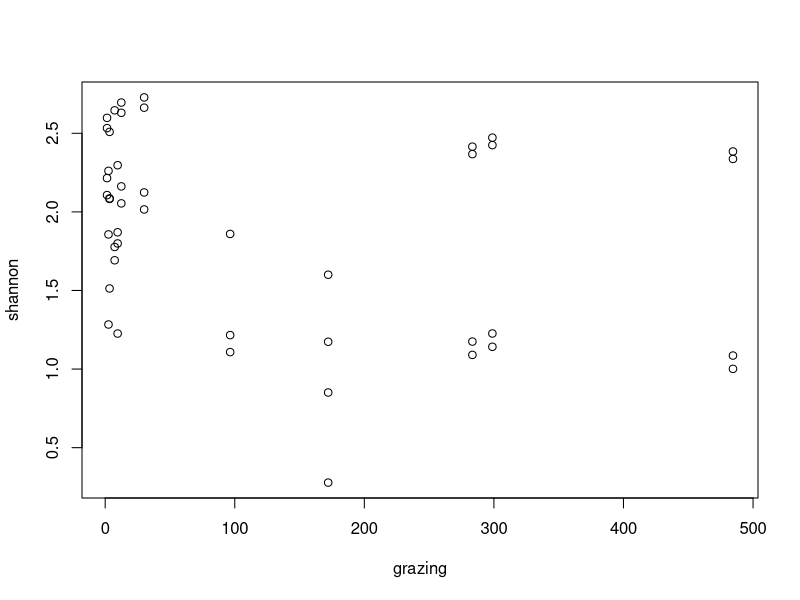
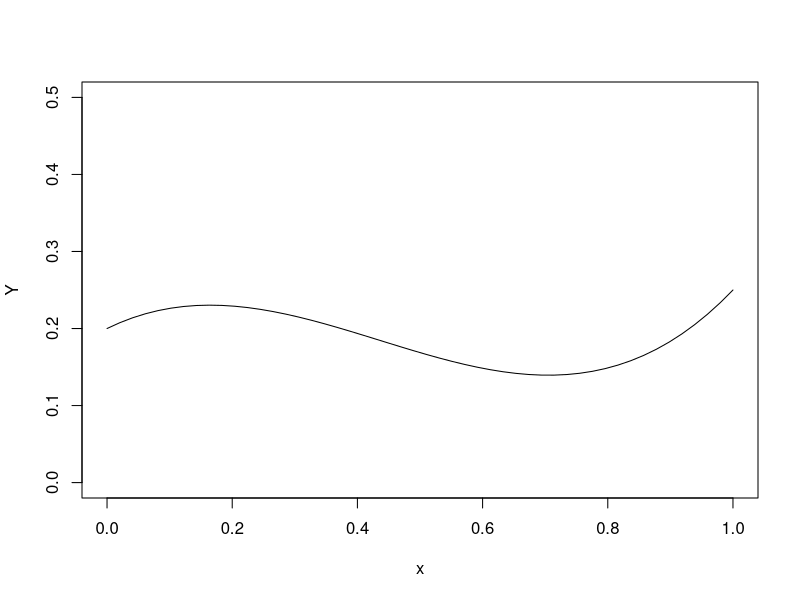
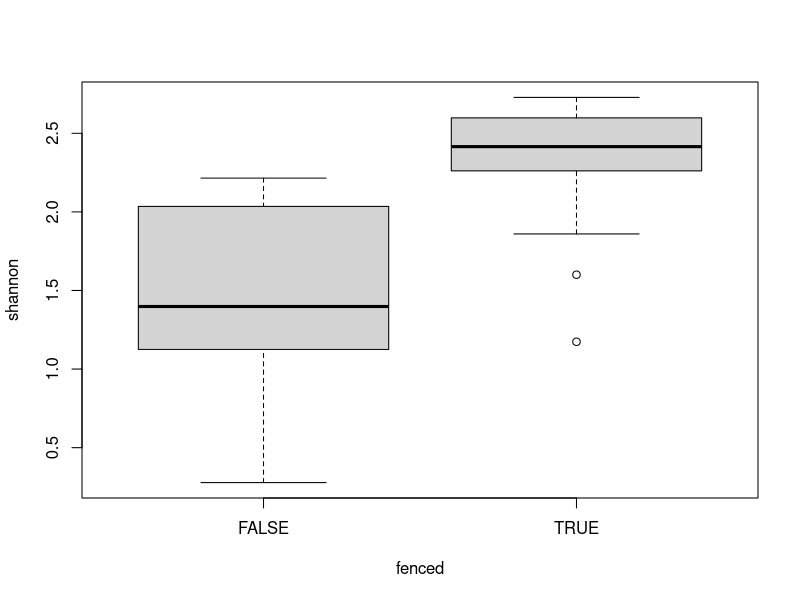
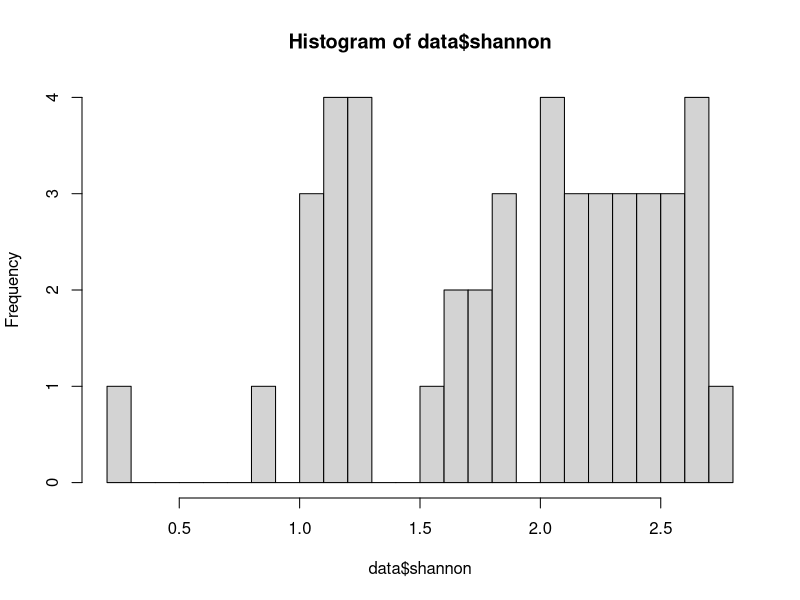
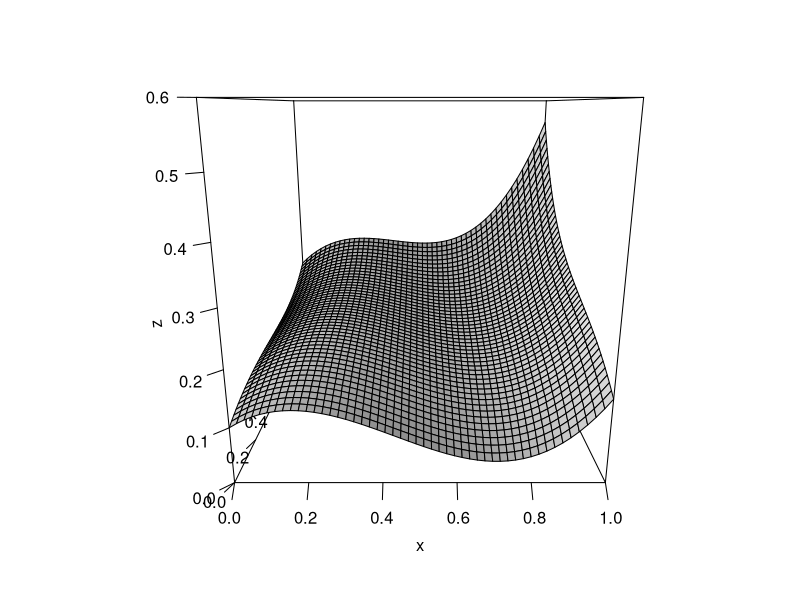
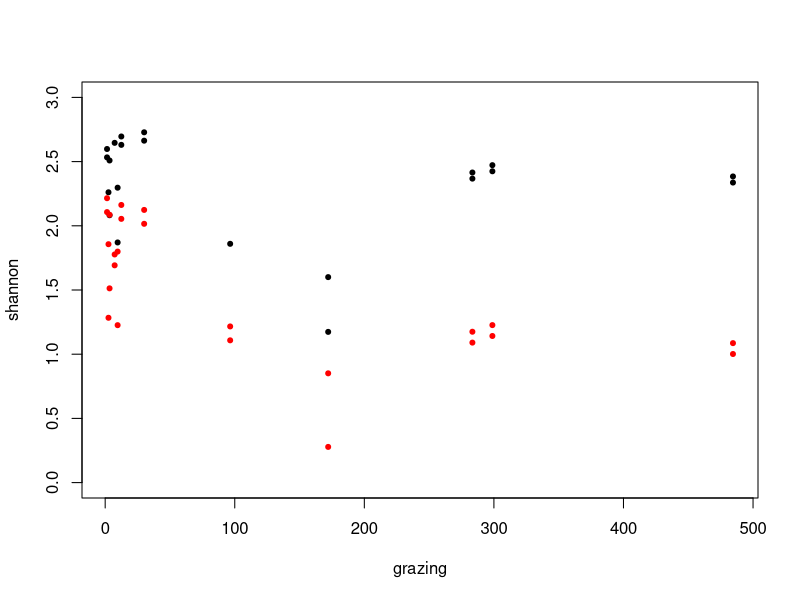
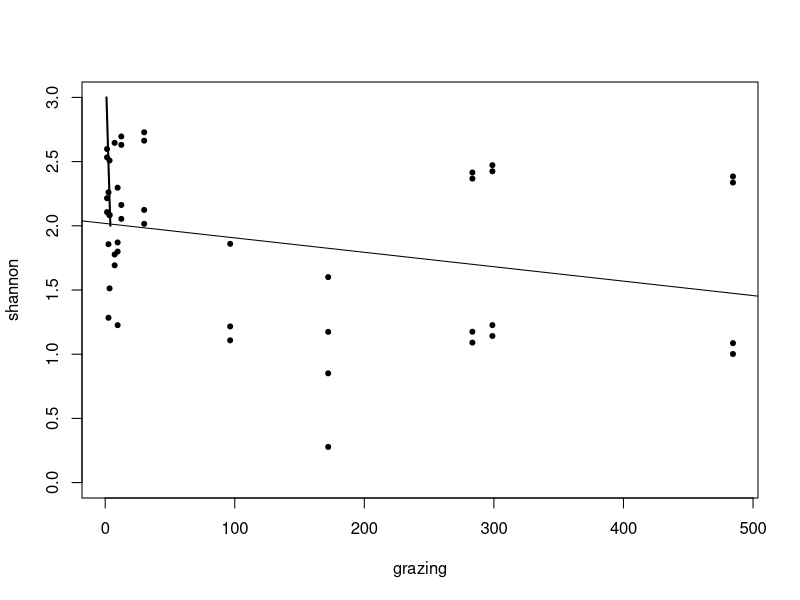
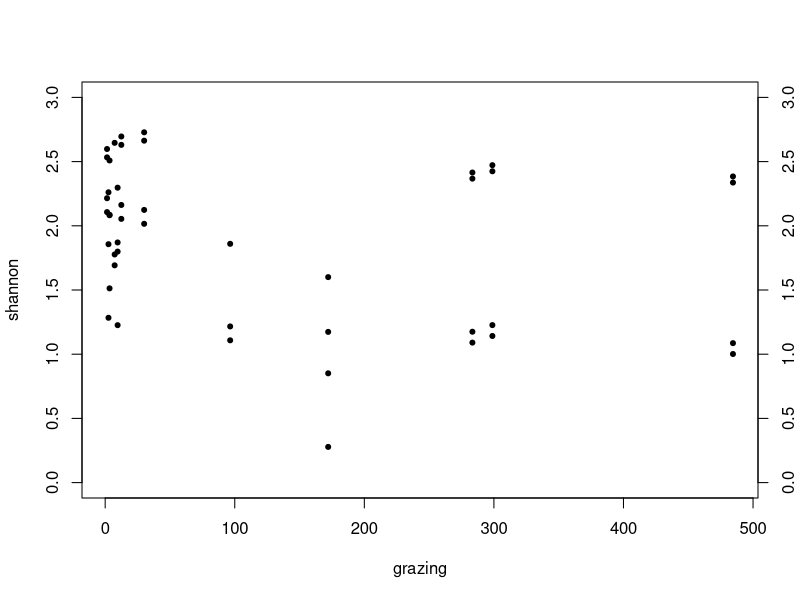

These figures' R source, in order:
## ---- chunk 1
add_one_to <- function(x) {
       x+1
}

a <- c(0.23,0.53,0.42,0.75,0.26)
add_one_to(a)
## ---- chunk 2
rawdata <- read.table("rawdata.csv", header = TRUE, sep = ",", dec = ".") 
rawdata <- read.csv2("rawdata.csv", sep = ",", dec = "." )
rawdata <- read.csv("rawdata.csv")  
## ---- chunk 3
rawdata <- read.csv("rawdata.csv")  
plots <- read.csv("plots.csv")  
## ---- chunk 4
1:10 > 6
f <- as.factor(c("A", "A", "B", "C", "A", "B", "B", "C", "C"))
f == "A"
6 %in% 1:5 
c("SCH", "HAI", "ALB") %in% c("HAI") 
## ---- chunk 5
d <- data.frame(x = f, y = c(1,1,1.4,1.2,1.3,1.2,1.4,1.2,1.1))
d[d$x == "C",]
d[d$y >= 1.3,]
## ---- chunk 6
subset(d, x == "C")
subset(d, y >= 1.3)
## ---- chunk 7
f[f == "A"]
f[f == "A", drop = TRUE]
## ---- chunk 8
data <- subset(rawdata, notes == "")
plots2013 <- subset(plots, year == "2013")
data <- merge(data, plots2013, by.x = "plot", by.y = "plot")
write.csv(data, "data.csv")
save(data, data, file = "data.Rd")
## ---- chunk 9
model <- lm(shannon ~ grazing * fenced, data = data )
anova(model)
## ---- chunk 10
plot(shannon ~ grazing, data = data)
## ---- chunk 11
x <- seq(0,1,length = 50)
y <-  0.2 + 0.4*x - 1.5*x^2 + 1.15*x^3
## ---- chunk 12
plot(x, y, type = "l", ylab = "Y", xlab = "x",  ylim = c(0,0.5))
## ---- chunk 13
boxplot(shannon ~ fenced, data = data)
## ---- chunk 14
hist(data$shannon, breaks = 24)
## ---- chunk 15
y <- x
dd <- expand.grid(data.frame(x,y))
dd$z <- with(dd, 0.1 + 0.4*x - 1.5*x^2 + 1.15*x^3 + 0.2*y - 0.4*y^2 + 0.3*y^3 + 0.2*x*y - 0.23 *x^2*y^2 + 0.33 *x^3*y^3)
z <-  matrix(dd$z, nrow = 50, byrow = FALSE)
## ---- chunk 16
persp(x,y,z, ticktype = "detailed", zlim = c(0,0.6), shade = 0.4) 
## ---- chunk 17
plot(shannon ~ grazing, ylim = c(0,3), 
     data = subset(data, fenced == TRUE), pch = 20 )
points(shannon ~ grazing, data = subset(data, fenced == FALSE), 
      pch = 20, col = "red")
## ---- chunk 18
plot(shannon ~ grazing, ylim = c(0,3), data = data, pch = 20 )
model <- lm(shannon ~ grazing, data = data )
abline(model)
lines(c(1,4), c(3,2), lwd  = 2)
## ---- chunk 19
plot(shannon ~ grazing, ylim = c(0,3), data = data, pch = 20 )
axis(4)
## ---- chunk 20
plot(shannon ~ grazing, ylim = c(0,3), data = data, 
     pch = 20, col =c("black", "red")[fenced+1] )
legend(3.5,3, c("open", "exclosure"), pch = c(20), 
       col = c("black", "red"))
## ---- chunk 21
par(mfrow = c(1,1), oma = c(0,0,0,0),mar = c(0,0,0,0), bg = "grey70")
plot(1,1, bty = "o", type = "n", xaxt = "n", yaxt = "n", bty = "o", fg = "grey50")

par(oma = c(2,2,1,1),mar = c(0,0,0,0), new = TRUE)
plot(1,1, bty = "n", type = "n", xaxt = "n", yaxt = "n", bty = "o", fg = "grey50")
#abline(v = 1, col = "grey50")

par(mar = c(5,4,3,3)+0.1, new = TRUE)
plot(1, 1, bty = "n", type = "n", xaxt = "s", yaxt = "s", xlab = "x", ylab = "y")
rect(0,0,2,2, col = "white")
box(col = "black", bty = "o")

## ---- chunk 22
par(mfrow = c(2,2), bg = "grey70")

plot(1, 1, bty = "n", type = "n", xaxt = "s", yaxt = "s", xlab = "x", ylab = "y")
rect(0,0,2,2, col = "white")
box(col = "black", bty = "o")
plot(1, 1, bty = "n", type = "n", xaxt = "s", yaxt = "s", xlab = "x", ylab = "y")
rect(0,0,2,2, col = "white")
box(col = "black", bty = "o")
plot(1, 1, bty = "n", type = "n", xaxt = "s", yaxt = "s", xlab = "x", ylab = "y")
rect(0,0,2,2, col = "white")
box(col = "black", bty = "o")
plot(1, 1, bty = "n", type = "n", xaxt = "s", yaxt = "s", xlab = "x", ylab = "y")
rect(0,0,2,2, col = "white")
box(col = "black", bty = "o")

## ---- chunk 23
plot(shannon ~ grazing, data = data, 
     pch = c(18,20)[fenced+1],  
     col = c( "black", "red")[fenced+1]
     )
## ---- chunk 24
pchShow <-
  function(extras = c("*",".", "o","O","0","+","-","|","%","#"),
           cex = 3, ## good for both .Device=="postscript" and "x11"
           col = "red3", bg = "gold", coltext = "brown", cextext = 1.2,
           main = paste("plot symbols :  points (...  pch = *, cex =",
                        cex,")"))
  {
    nex <- length(extras)
    np  <- 26 + nex
    ipch <- 0:(np-1)
    k <- floor(sqrt(np))
    dd <- c(-1,1)/2
    rx <- dd + range(ix <- ipch %/% k)
    ry <- dd + range(iy <- 3 + (k-1)- ipch %% k)
    pch <- as.list(ipch) # list with integers & strings
    if(nex > 0) pch[26+ 1:nex] <- as.list(extras)
    plot(rx, ry, type = "n", axes  =  FALSE, xlab = "", ylab = "", main = main)
    abline(v = ix, h = iy, col = "lightgray", lty = "dotted")
    for(i in 1:np) {
      pc <- pch[[i]]
      ## 'col' symbols with a 'bg'-colored interior (where available) :
      points(ix[i], iy[i], pch = pc, col = col, bg = bg, cex = cex)
      if(cextext > 0)
          text(ix[i] - 0.3, iy[i], pc, col = coltext, cex = cextext)
    }
  }

pchShow()
## ---- chunk 25
model <- lm(shannon ~ grazing * fenced, data = data)
grazing_new <- seq(0, 500, length = 50)
shannon_pred <- predict(model, 
                    newdata = list(
                      grazing = grazing_new, 
                      fenced = rep(FALSE, 50)
                      ), se.fit = TRUE
                    )
## ---- chunk 26
plot(shannon ~ grazing, data = data, pch = 20)
lines(grazing_new, shannon_pred$fit)

## ---- chunk 27
plot(shannon ~ grazing, data = data, pch = 20)
lines(grazing_new, shannon_pred$fit)
lines(grazing_new, shannon_pred$fit + shannon_pred$se.fit, lty = 3)
lines(grazing_new, shannon_pred$fit - shannon_pred$se.fit, lty = 3)
## ---- chunk 28
shannon_pred_0 <- predict(model, 
                    newdata = list(
                      grazing = grazing_new, 
                      fenced = rep(TRUE, 50)
                      ), se.fit = TRUE
                    )
## ---- chunk 29
boxplot(shannon ~ fenced, data = data, ylim = c(0,3) )
## ---- chunk 30
boxplot(shannon ~ fenced, data = data, ylim = c(0,3),
        pars = list(boxwex = 0.4, staplewex = 0, 
                    whiskwex = 0, whisklty = 1))
## ---- chunk 31
par(mfrow = c(2,3))
layout.show(n = 6)
## ---- chunk 32
m <- matrix(c(1,1,1,2,3,6,4,5,6), byrow = TRUE, ncol = 3)
m
## ---- chunk 33
layout(m)
layout.show(n = 6)
## ---- chunk 34
layout(m , height = c(1,2,2), width = c(2,2,1))
layout.show(n = 6)
## ---- chunk 35
m <- matrix(rep(0, 36), byrow = TRUE, ncol = 6)
m[1:5,1:5] <- 1
m[6,1:2] <- 2
m[6,3:4] <- 3
m[6,5:6] <- 4
m[1:2,4:5] <- 5
m[1:3,6] <- 6
m
## ---- chunk 36
layout(m , height = c(1,1,1,1,1,3), width = c(1,2,1,2,1,2))
layout.show(n = 6)
## ---- chunk 37
layout(m , height = c(1,1,1,1,1,3), width = c(1,2,1,2,1,2))

par(mar = c(4,4,1,3))
plot(shannon ~ grazing, data = data, ylim = c(0,3), cex = 2)
mtext("a)", adj = 0, line = -1.5)
par(mar = c(5,4,1,1))
boxplot(shannon ~ I(grazing > 0), data = data)
mtext("b)", adj = 0, line = -1.5)
boxplot(shannon ~ I(fertilization > 30), data = data)
mtext("c)", adj = 0, line = -1.5)
boxplot(shannon ~ I(mowing > 0), data = data)
mtext("d)", adj = 0, line = -1.5)

par(mar = c(4,4,2,4))
hist(data$shannon, main = NA, col = "black", breaks = seq(0,3,0.1), xlab = NA)
par(mar = c(1,1,1,1))
contour(x,y,z)
mtext("e)", adj = 0, line = -1.5)

## ---- chunk 38
par(mar = c(4,4,1,1), las = 1, bty = "l")
plot(shannon ~ grazing, data = data, yaxp = c(0,3,3), ylim = c(0,3),  yaxs = "i", pch = c(21), bg = c("black", "white")[fenced+1], ylab = "Diversity", xlab = "grazing [livestock units/ha]")
legend(350,3, c("open", "exclosure"),pch = c(21), pt.bg = c("black", "white"), bty = "n")
lines(grazing_new, shannon_pred$fit)
lines(grazing_new, shannon_pred$fit + shannon_pred$se.fit, lty = 3)
lines(grazing_new, shannon_pred$fit - shannon_pred$se.fit, lty = 3)
lines(grazing_new, shannon_pred_0$fit, col = "grey50")
lines(grazing_new, shannon_pred_0$fit + shannon_pred_0$se.fit, lty = 3, col = "grey50")
lines(grazing_new, shannon_pred_0$fit - shannon_pred_0$se.fit, lty = 3, col = "grey50")

